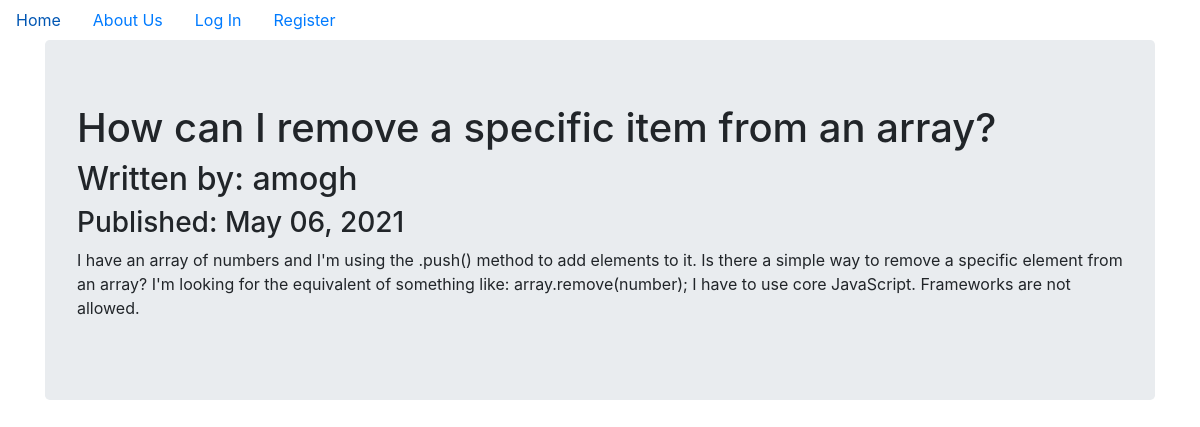
Page /8 on the committed database.
### techblog/models.py (models this page shows, shortened)
class BlogPost(db.Model):
    users = db.relationship(User)
    id = db.Column(db.Integer, primary_key=True)
    user_id = db.Column(db.Integer, db.ForeignKey('users.id'), nullable=False)
    date = db.Column(db.DateTime, nullable=False, default=datetime.utcnow)
    title = db.Column(db.String(140), nullable=False)
    text = db.Column(db.Text, nullable=False)

class User(db.Model, UserMixin):
    __tablename__ = 'users'
    id = db.Column(db.Integer, primary_key = True)
    profile_image = db.Column(db.String(20), nullable=False, default='default_profile.png')
    email = db.Column(db.String(64), unique=True, index=True)
    username = db.Column(db.String(64), unique=True, index=True)
    password_hash = db.Column(db.String(128))
    posts = db.relationship('BlogPost', backref='author', lazy=True)

### techblog/users/views.py (the view)
@users.route("/<username>")
def user_posts(username):
    page = request.args.get('page', 1, type=int)
    user = User.query.filter_by(username=username).first_or_404()
    blog_posts = BlogPost.query.filter_by(author=user).order_by(BlogPost.date.desc()).paginate(page=page, per_page=5)
    return render_template('user_blog_posts.html', blog_posts=blog_posts, user=user)

### techblog/blog_posts/views.py (called while the page is built)
@blog_posts.route('/<int:blog_post_id>')
def blog_post(blog_post_id):
    blog_post = BlogPost.query.get_or_404(blog_post_id)
    return render_template('blog_post.html',title=blog_post.title,
                            date=blog_post.date,post=blog_post
    )

### techblog/templates/blog_post.html (shortened to what this page needs)
{% extends "base.html" %}
{% block content %}
<div class="jumbotron">
  <h1>{{ post.title }}</h1>
  <h2>Written by: {{post.author.username}}</h2>
  <h3>Published: {{ post.date.strftime('%B %d, %Y') }}</h3>
  <p>{{post.text}}</p>
</div>
{% endblock content %}

### rows in the picture
BlogPost: title "How can I remove a specific item from an array?", date "May 06, 2021", text "I have an array of numbers and I'm using the .push() method to add elements to it. Is there a simple way to remove a specific element from an array? I'm looking for the equivalent of something like: array.remove(number); I have to use core JavaScript. Frameworks are not allowed."
User: author.username "amogh"
